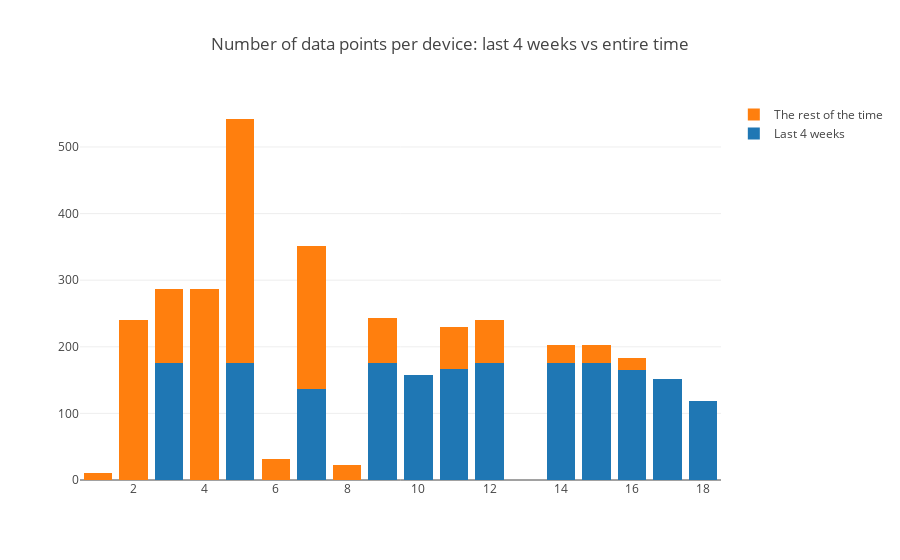

The notebook cell saved with this chart:
### Code cell
trace1 = go.Bar(
            x=merged_results["SK_PI"],
            y=merged_results["counts_y"],
            name='Last 4 weeks',
    )
trace2= go.Bar(
            x=merged_results["SK_PI"],
            y=merged_results['result'],
            name='The rest of the time',
    )
data=[trace1, trace2]
layout = go.Layout(
        barmode='stack',
        title="Number of data points per device: last 4 weeks vs entire time"
    )

fig = go.Figure(data=data, layout=layout)
iplot(fig)

### Figure 1 — Plotly figure (JSON) as saved in the notebook; plotly's stock layout.template omitted (floating-point values rounded to 4 significant figures)
{"data": [{"name": "Last 4 weeks", "type": "bar", "x": [1, 2, 3, 4, 5, 6, 7, 8, 9, 10, 11, 12, 14, 15, 16, 17, 18], "y": [0, 0, 176, 0, 176, 0, 137, 0, 176, 157, 167, 176, 175, 176, 165, 151, 119]}, {"name": "The rest of the time", "type": "bar", "x": [1, 2, 3, 4, 5, 6, 7, 8, 9, 10, 11, 12, 14, 15, 16, 17, 18], "y": [10, 240, 111, 287, 366, 32, 215, 23, 67, 0, 62, 64, 28, 27, 18, 0, 0]}], "layout": {"barmode": "stack", "title": "Number of data points per device: last 4 weeks vs entire time"}}
